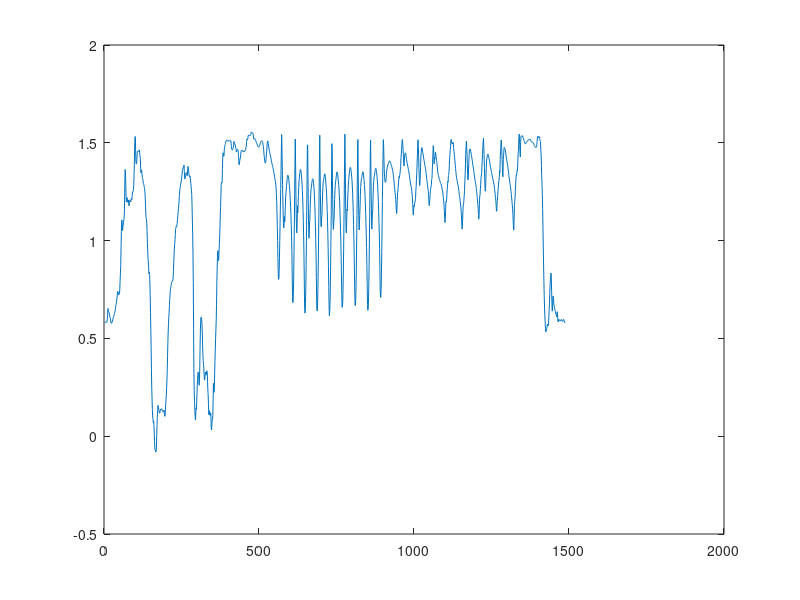
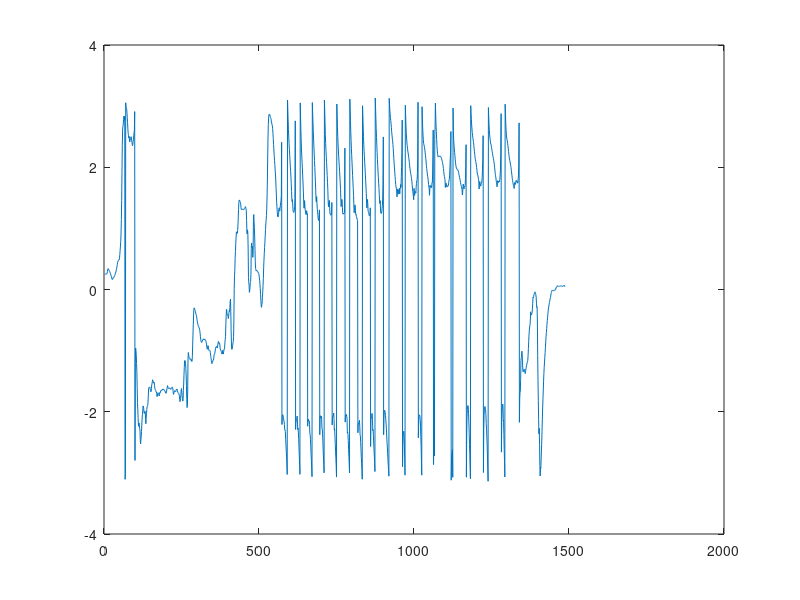
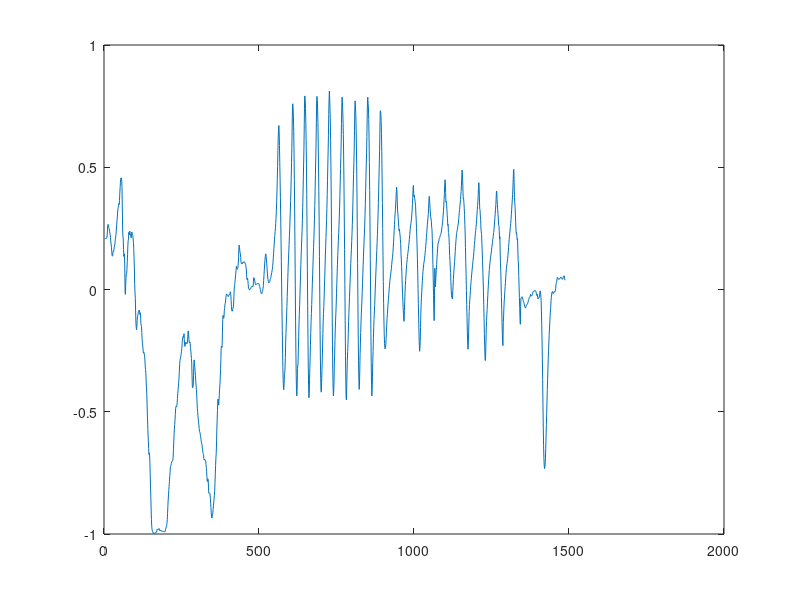
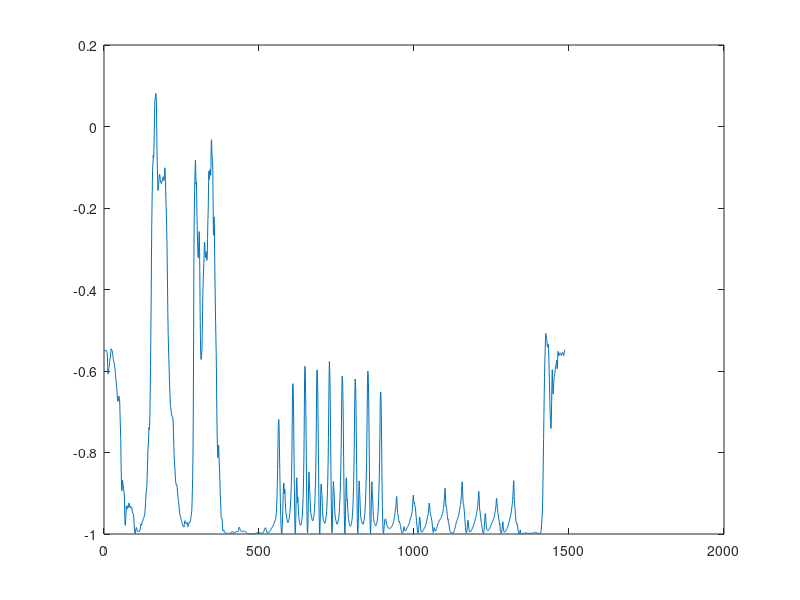

MATLAB code to generate these figures, in order:
load('walkThenShuffle.mat');
Fs = 60; %sampling rate is 60 hz
figure('Name','pitch')
plot(attitude_pitchradians) % pitch
%title('pitch')
figure('Name','roll')
plot(attitude_rollradians)  % roll
%title('roll')
figure('Name','yaw')
plot(attitude_yawradians)   % yaw
%title('yaw')
%% gravity
clf
clc
figure('Name', 'grav x')
plot(gravity_xG)
figure('Name','grav y')
plot(gravity_yG)
figure('Name','grav z')
plot(gravity_zG)
%% gravity filtered
h = [1/3,1/3,1/3];
filteredx = conv(gravity_xG,h,'same');
filteredy = conv(gravity_yG,h,'same');
filteredz = conv(gravity_zG,h,'same');

figure('Name', 'filtered grav x')
plot(filteredx)
figure('Name','filtered grav y')
plot(filteredy)
figure('Name','filtered grav z')
plot(filteredz)
%% Walking then shuffling
load walkThenShuffle.mat
plot(gravity_xG)
%% Removing extra stuff (me positioning the phone on my ankle etc) via manual indexing.
Fs = 60;
gravX = gravity_xG(518:1356);
gravY = gravity_yG(518:1356);
gravZ = gravity_zG(518:1356);
walkingX = gravX(1:390);
walkingY = gravY(1:390);
walkingZ = gravZ(1:390);
shufflingX = gravX(390:end);
shufflingY = gravY(390:end);
shufflingZ = gravZ(390:end);
%% plotting fft of x accel data for walking
freq_walking_x = fftshift(fft(walkingX));
N = length(freq_walking_x);
frequencies_shifted = (1/(2*pi))*Fs.*linspace(-pi, pi-2/N*pi, N) + pi/N*mod(N,2);
subplot(1,2,1)
plot(frequencies_shifted, abs(freq_walking_x))
xlabel('frequency(hz)')
ylabel('magnitude')
title('Centered FFT of walking data.')
% a frequency of about 1.5 hz was associated with walking and a magnitude
% in the x direction. (x direction is perpandicular to the leg facing forward, the y
% direction is paralell to the leg, and the z direction is perpandicular
% with the screen of the phone facing to the right, away from the right leg.)

% plotting fft of x accel data for shuffling
freq_shuffling_x = fftshift(fft(shufflingX));
N = length(freq_shuffling_x);
frequencies_shifted = (1/(2*pi))*Fs.*linspace(-pi, pi-2/N*pi, N) + pi/N*mod(N,2);
subplot(1,2,2)
plot(frequencies_shifted, abs(freq_shuffling_x))
xlabel('frequency(hz)')
ylabel('magnitude')
title('Centered FFT of shuffling data.')
% a frequency of < 1 hz is associated with shuffling with a substantially
% lower magnitude.
%% Plotting walking and shuffling data in the time domain for x,y,and z
clf
subplot(3,2,1)
plot(walkingX)
title('Walking(X)')
xlabel('samples(at 60hz)')
subplot(3,2,2)
plot(shufflingX)
title('shuffling(X)')
xlabel('samples(at 60hz)')
subplot(3,2,3)
plot(walkingY)
title('Walking(Y)')
xlabel('samples(at 60hz)')
subplot(3,2,4)
plot(shufflingY)
title('shuffling(Y)')
xlabel('samples(at 60hz)')
subplot(3,2,5)
plot(walkingZ)
title('Walking(Z)')
xlabel('samples(at 60hz)')
subplot(3,2,6)
plot(shufflingY)
title('shuffling(Z)')
xlabel('samples(at 60hz)')
